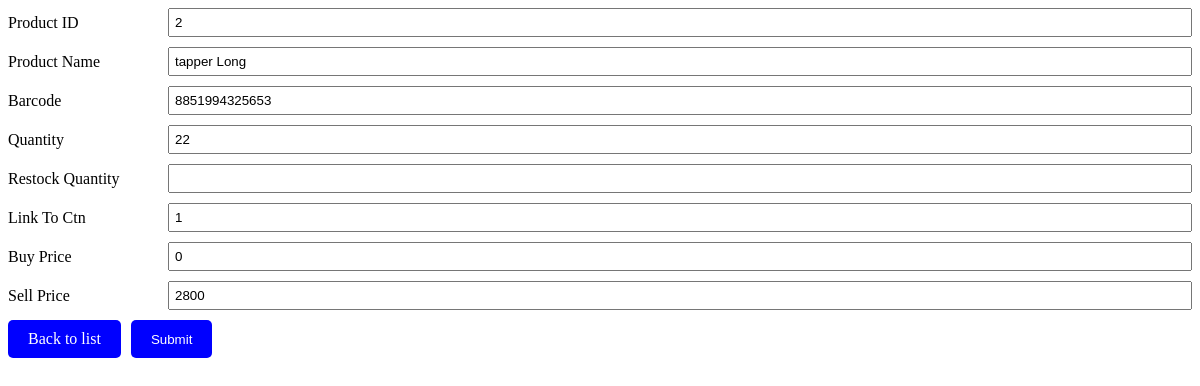
/Product_Latli_Restock.php?PID=2, run on the app's committed database.
### tables this page shows
CREATE TABLE `product` (
  `Product_ID` int(11) NOT NULL,
  `Product_Name` varchar(100) NOT NULL,
  `Barcode` varchar(100) NOT NULL,
  `Quantity` int(11) NOT NULL,
  `Link_To_CTN` int(11) NOT NULL,
  `Buy_Price` int(11) NOT NULL,
  `Sell_Price` int(11) NOT NULL
);

### Product_Latli_Restock.php (the view, shortened to what this page needs)
<?php
include('Config.php');
if (isset($_GET['PID'])) {
    $PID = $_GET['PID'];
    $select = "SELECT * FROM product WHERE Product_ID = $PID";
    $select_query = mysqli_query($connection, $select);
    $array = mysqli_fetch_array($select_query);
    $productname = $array['Product_Name'];
    $quantity = $array['Quantity'];
    $barcode = $array['Barcode'];
    $buyprice = $array['Buy_Price'];
    $sellprice = $array['Sell_Price'];
    $linktoctn = $array['Link_To_CTN'];
}
?>
<!DOCTYPE html>
<html>
<head>
</head>
<body>
    <form action="Product_Latli_Restock.php?PID=<?php echo htmlspecialchars($PID); ?>" method="post">
        <div class="form-group">
            <p>Product ID</p>
            <input type="number" name="txtid" value="<?php echo htmlspecialchars($PID); ?>" readonly>
        </div>
        <div class="form-group">
            <p>Product Name</p>
            <input type="text" name="txtproductname" value="<?php echo htmlspecialchars($productname); ?>">
        </div>
        <div class="form-group">
            <p>Barcode</p>
            <input type="text" name="txtbarcode" value="<?php echo htmlspecialchars($barcode); ?>">
        </div>
        <div class="form-group">
            <p>Quantity</p>
            <input type="number" name="txtquantity" value="<?php echo htmlspecialchars($quantity); ?>" readonly>
        </div>
        <div class="form-group">
            <p>Restock Quantity</p>
            <input type="number" name="txtrestock"? autofocus/>
        </div>
        <div class="form-group">
            <p>Link To Ctn</p>
            <input type="number" name="txtlinktoctn" value="<?php echo htmlspecialchars($linktoctn); ?>">
        </div>
        <div class="form-group">
            <p>Buy Price</p>
            <input type="number" step="0.01" name="txtbuyprice" value="<?php echo htmlspecialchars($buyprice); ?>">
        </div>
        <div class="form-group">
            <p>Sell Price</p>
            <input type="number" step="0.01" name="txtsellprice" value="<?php echo htmlspecialchars($sellprice); ?>">
        </div>
        <div class="buttons">
            <a href="Product_List.php">Back to list</a>
            <input type="submit" name="btnsubmit" value="Submit">
        </div>
    </form>
</body>
</html>

### Product_Latli_Restock.php (style rules this page uses)
.form-group { display: flex; align-items: center; margin-bottom: 10px; }
.form-group p { margin: 0 10px 0 0; width: 150px; }
.form-group input { flex: 1; padding: 5px; }
.buttons { display: flex; gap: 10px; }
.buttons a, .buttons input[type="submit"] { padding: 10px 20px; text-align: center; text-decoration: none; color: white; background-color: blue; border: none; border-radius: 5px; }
.buttons a { display: inline-block; }

### data on the page
product: txtproductname "tapper Long", txtbarcode "8851994325653", txtquantity "22", txtlinktoctn "1", txtbuyprice "0", txtsellprice "2800"
